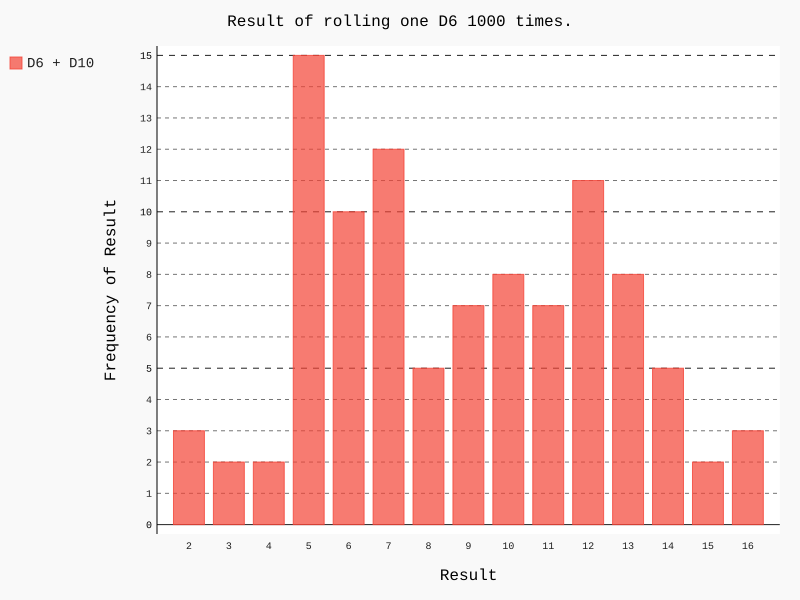

The script that drew this image:
import pygal
from die import Die

# 创建一个D6
die_1 = Die()
die_2 = Die(10)

# 投几次筛子，并将结果存储在一个列表中
results = []
for roll_num in range(100):
#    print(die_1.roll())
#    print(die_2.roll())
    result = die_1.roll() + die_2.roll()
    results.append(result)

# 分析结果
frequencies = []
max_result = die_1.num_sides + die_2.num_sides
print(max_result)
for value in range(2, max_result+1):
    frequency = results.count(value)
    frequencies.append(frequency)

# 对结果进行可视化
hist = pygal.Bar()
hist.title = "Result of rolling one D6 1000 times."
hist.x_labels = ['2', '3', '4', '5', '6', '7', '8', '9', '10', '11', '12', '13', '14', '15', '16']
hist.x_title = "Result"
hist.y_title = "Frequency of Result"

hist.add('D6 + D10', frequencies)
hist.render_to_file('dice_visual.svg')

print(results)
#print(frequencies)
